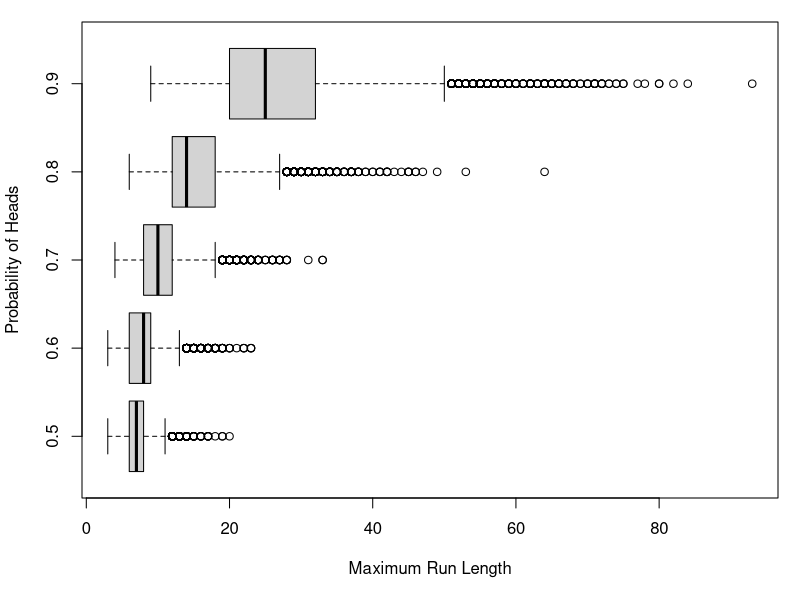

This chart was generated by the following R code:
## ---- chunk 1
	simtosses <- function(nsim, ntoss, probH = 1/2) { 
		matrix(sample(0:1, ntoss * nsim, replace = TRUE,
		prob = c(1 - probH, probH)), 
		ncol = nsim)
		}
	ntoss <- 100
	nsim <- 10000
	sims <- simtosses(nsim, ntoss)
## ---- chunk 2
	fmaxrl <- function(x, outcome = NULL) { 
		xr <- rle(x)
		if (!is.null(outcome)) {
		is_outcome <- (xr$values == outcome) 
		xr$lengths <- xr$lengths[is_outcome]
		}
		if (length(xr$lengths) == 0L) 0 else max(xr$lengths) 
		}
## ---- chunk 3
	phat <- mean(apply(sims, 2, fmaxrl) >= 6) 
	phat
## ---- chunk 4
	x <- sum(apply(sims, 2, fmaxrl) >= 6)
	binom.test(x, nsim)          # Args are number of successes and number of trials.
## ---- chunk 5
	x <- sum(apply(sims, 2, fmaxrl) >= 6) 
	prop.test(x, nsim)
	prop.test(x, nsim)$conf.int
## ---- chunk 6
	x <- apply(sims, 2, fmaxrl) 
	muhat <- mean(x)
	muhat
	sigmahat <- sd(x) 
	sigmahat
	sigmahat / sqrt(nsim)
	muhat + qnorm(c(0.025, 0.975)) * sigmahat / sqrt(nsim)
	t.test(x)
	t.test(x)$conf.int
## ---- chunk 7
	nsim <- 10000
	ntoss <- 100
	pH <- c(0.5, 0.6, 0.7, 0.8, 0.9)
	res <- matrix(nrow = nsim, ncol = length(pH)) 
	colnames(res) <- pH
	for (i in seq_along(pH)) {
		res[, i] <- apply(simtosses(nsim, ntoss, probH = pH[i]), 2, fmaxrl) 
		}
	muhat <- apply(res, 2, mean) 
	sigmahat <- apply(res, 2, sd) 
	se.muhat <- sigmahat / sqrt(nsim) 
	round(rbind(muhat, se.muhat), 3)
## ---- chunk 8
	apply(res, 2, quantile, probs = c(0, 0.05, 0.25, 0.5, 0.75, 0.95, 1))
## ---- chunk 9
#| fig-cap: "Maximum run lengths in 10,000 simulations of 100 tosses of a biased coin."
#| fig-alt: "Maximum run lengths in 10,000 simulations of 100 tosses of a biased coin."

	opar <- par(mar = c(5.1, 4.1, 1.1, 1.1)) 
	boxplot(res, horizontal = TRUE,
		xlab = "Maximum Run Length", ylab = "Probability of Heads") 
	par(opar)
## ---- chunk 10
	0.9^100
## ---- chunk 11
	1 - (1 - 0.9^100)^10000
